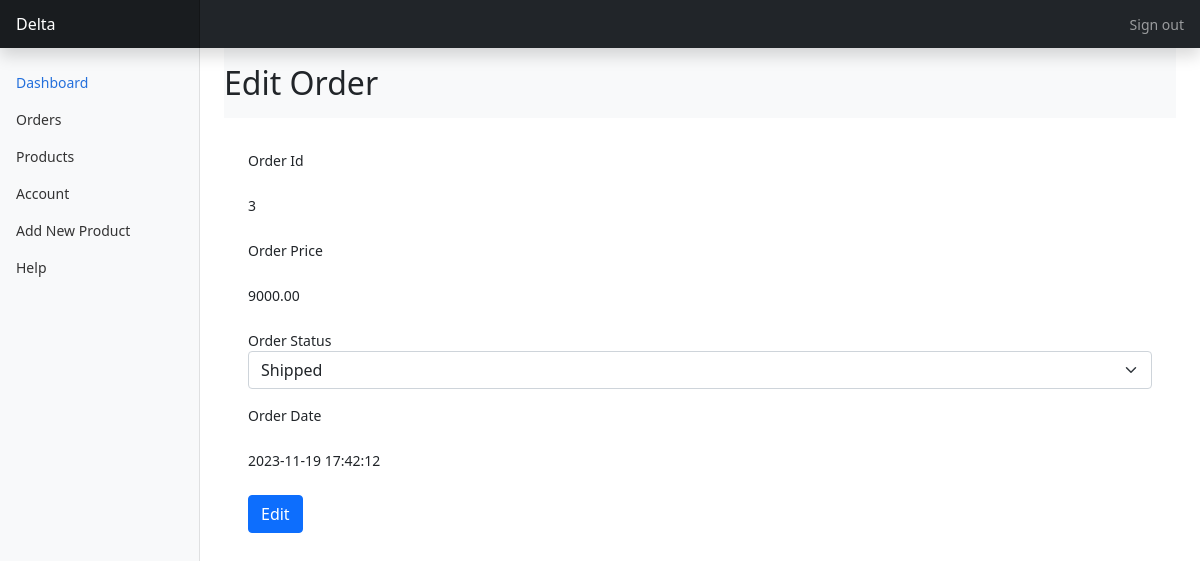
The page /admin/edit_order.php?order_id=3 (signed in) on the database its author committed.
### tables this page shows
CREATE TABLE `orders` (
  `order_id` int(11) NOT NULL,
  `order_cost` decimal(10,2) NOT NULL,
  `order_status` varchar(100) NOT NULL DEFAULT 'on_hold',
  `user_id` int(11) NOT NULL,
  `user_phone` int(11) NOT NULL,
  `user_city` varchar(255) NOT NULL,
  `user_address` varchar(255) NOT NULL,
  `order_date` datetime NOT NULL DEFAULT current_timestamp()
);

### admin/edit_order.php (the view, shortened to what this page needs)
<?php include('header.php');?>
<?php
if(isset($_GET['order_id'])){
    $order_id = $_GET['order_id'];
    $stmt = $conn->prepare("SELECT * FROM orders WHERE order_id=?");
    $stmt->bind_param('i',$order_id);
    $stmt->execute();
    $order = $stmt->get_result();
}else{
    header('location: index.php');
    exit;
}
?>
<div class="container-fluid">
    <div class="row" style="min-height: 1080px;">
      <?php
        include('sidemenu.php');
      ?>
    <main class="col-md-9 ms-sm-auto col-lg-10 px-md-4">
        <div class="d-flex justify-content-between flex-wrap flex-md-nowrap align-items-center pt-3 pb-2 mb-3 bg-light">
          <h1 class="h2">Edit Order</h1>
        </div>
        <div class="table-responsive">
            <div class="mx-auto container">
                <form id="edit-order-form" method="POST" action="edit_order.php">
                 <?php foreach($order as $r){ ?>
                    <div class="form-group my-3">
                        <label>Order Id</label>
                        <p class="my-4"><?php echo $r['order_id'];?></p>
                    </div>
                    <div class="form-group my-3">
                        <label>Order Price</label>
                        <p class="my-4"><?php echo $r['order_cost'];?></p>
                    </div>
                    <div class="form-group my-3">
                        <label>Order Status</label>
                        <select class="form-select" required name="order_status">
                            <option value="shipped" <?php if($r['order_status']=='shipped'){ echo "selected";}?>>Shipped</option>
                        </select>
                    </div>
                    <div class="form-group my-3">
                        <label>Order Date</label>
                        <p class="my-4"><?php echo $r['order_date'];?></p>
                    </div>
                    <div class="form-group my-3">
                    <input type="submit" class="btn btn-primary" name="edit_order" value="Edit">
                    </div>
                    <?php }?>
                </form>
            </div>
        </div>
    </main>
</div>
</body>
</html>

### assets/css/style1.css (style rules this page uses)
body { font-size: .875rem; }

### rows shown on the page
orders: order_id "3", order_cost "9000.00", order_status "Shipped", order_date "2023-11-19 17:42:12"
